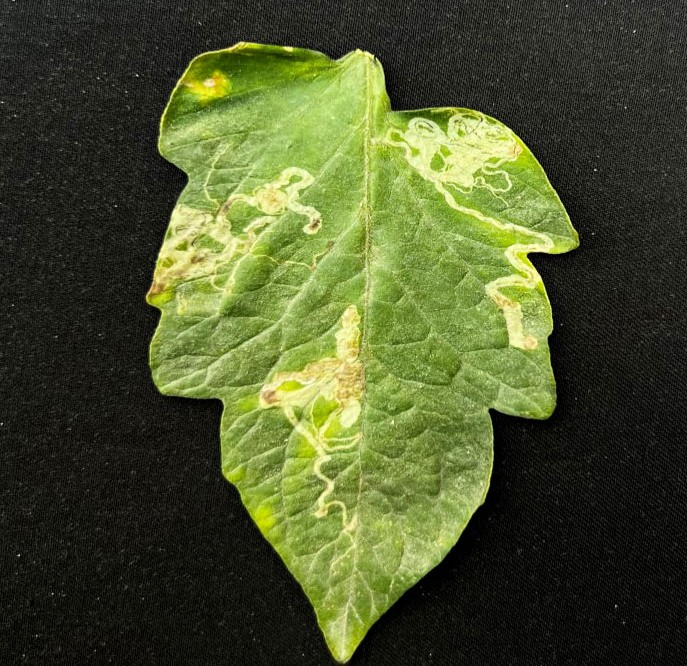
#> input picture tomato.jpg, 687 x 666 px, found by its file name
$ python 'final dip.py'
#> lines starting #> are read from the running program, lines starting #| are printed output that depends on the picture; after the words box and inside, x2 and y2 are one past the last pixel; in counts of white or black regions, pixels touching at a corner belong together
import numpy as np
import matplotlib.pyplot as plt
from PIL import Image
import scipy.ndimage as ndimage
import os

# ----------------------------
# 1. Load Image
# ----------------------------
image_path = r"C:\Users\Thiru LM\Downloads\STUDIES\IMAGE PROCESSING\apple\tomato.jpg"

if not os.path.exists(image_path):
    print("Error: The file path provided does not exist. Please check the path.")
else:
    # Load original color image (RGB)
    img_color = Image.open(image_path).convert("RGB")
#> img_color is the input picture: PIL image 687x666 RGB; mean R, G, B 74.5, 83.2, 44.7
    img_color_np = np.array(img_color)

    # Load grayscale version for Otsu calculation
    img_gray = Image.open(image_path).convert("L")
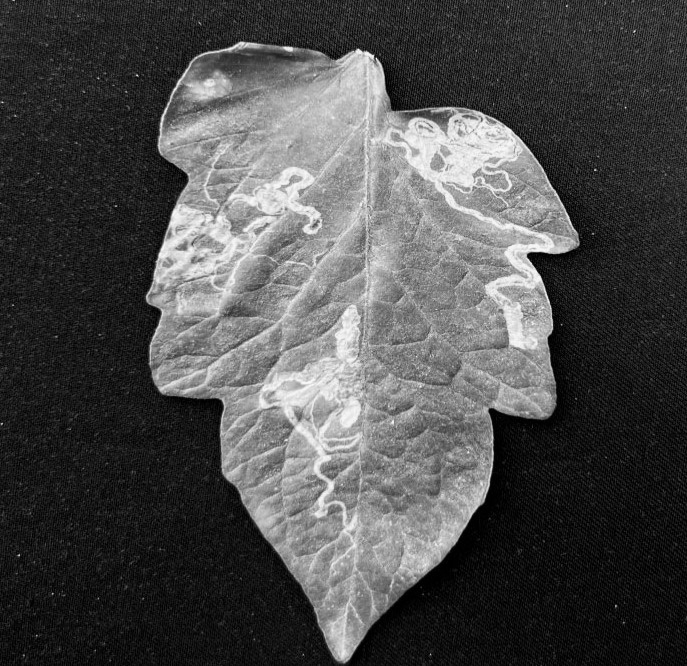
#> img_gray: PIL image 687x666 L; min 0, max 249, mean 76.2
    img_gray_np = np.array(img_gray)

    # ----------------------------
    # 2. Otsu Thresholding (Manual)
    # ----------------------------
    hist, bins = np.histogram(img_gray_np.flatten(), 256, [0, 256])
#> hist = 256 values, max 7532 at index 20, min 0 at index 250, mean 1787.3; bins = 257 values from 0 to 256
    total_pixels = img_gray_np.size
    sum_total = np.dot(np.arange(256), hist)
#> sum_total = 34879506

    sum_bg, weight_bg, max_variance, threshold = 0, 0, 0, 0

    for i in range(256):
        weight_bg += hist[i]
        if weight_bg == 0: continue
        weight_fg = total_pixels - weight_bg
        if weight_fg == 0: break

        sum_bg += i * hist[i]
        mean_bg = sum_bg / weight_bg
        mean_fg = (sum_total - sum_bg) / weight_fg

        variance = weight_bg * weight_fg * (mean_bg - mean_fg) ** 2
        if variance > max_variance:
            max_variance = variance
            threshold = i
#> this loop made 250 passes
#> (weight_bg, weight_fg, sum_bg, mean_bg, mean_fg, max_variance) on passes 1 to 8: (4680, 452862, 0, 0, 77.02, 1.26e+13), (9648, 447894, 4968, 0.515, 77.86, 2.59e+13), (13232, 444310, 12136, 0.917, 78.48, 3.54e+13), (16961, 440581, 23323, 1.38, 79.11, 4.52e+13), (21036, 436506, 39623, 1.88, 79.82, 5.58e+13), (25325, 432217, 61068, 2.41, 80.56, 6.68e+13), (29702, 427840, 87330, 2.94, 81.32, 7.81e+13), (34608, 422934, 121672, 3.52, 82.18, 9.06e+13)
#> after the loop, max_variance = 8.75e+14; sum_bg = 34877265; threshold = 94; weight_bg = 457542

    # ----------------------------
    # 3. Mask Refinement (Fixing Color and Background)
    # ----------------------------
    # Use an offset to include dark green veins
    adjusted_threshold = max(0, threshold - 35)
#> adjusted_threshold = 59

    # Create mask (Leaf is > threshold)
    mask = img_gray_np > adjusted_threshold
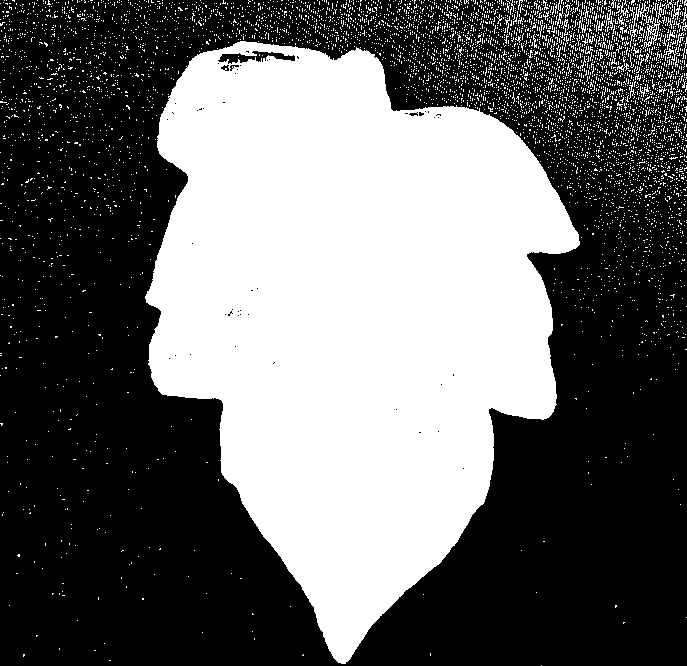
#> mask: shape (666, 687) bool; 40.5% white; 5532 white regions (5496 under 20 px), largest, box (x1, y1, x2, y2) and area: (145, 41, 580, 664) 171834, (629, 1, 654, 47) 210, (643, 2, 662, 49) 195

    # Morphological cleaning: Remove background noise and fill holes in leaf
    mask = ndimage.binary_opening(mask, structure=np.ones((5,5)))
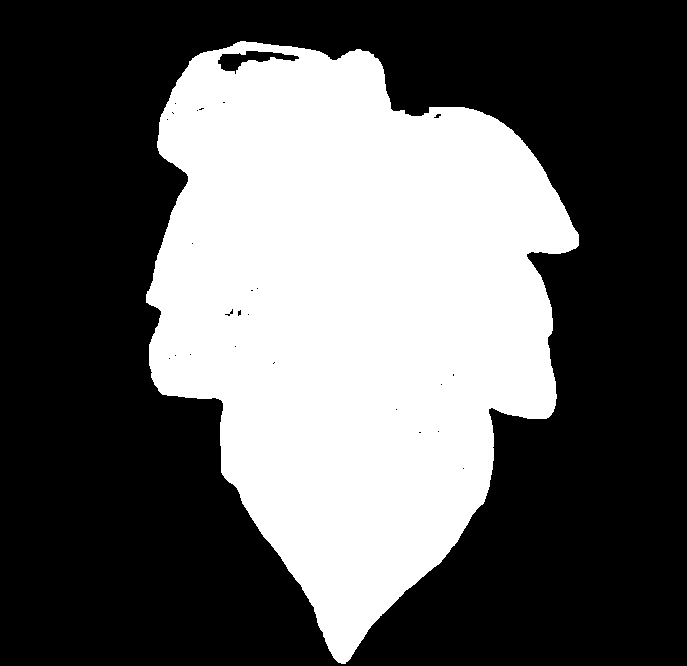
#> mask: shape (666, 687) bool; 37.5% white; 1 white region, box (x1, y1, x2, y2) and area: (146, 41, 579, 664) 171430
    mask = ndimage.binary_fill_holes(mask)
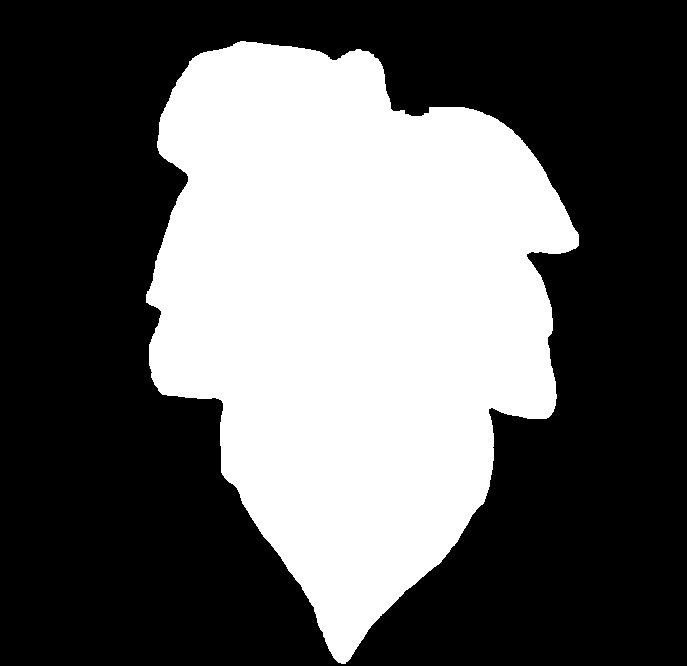
#> mask: shape (666, 687) bool; 37.6% white; 1 white region, box (x1, y1, x2, y2) and area: (146, 41, 579, 664) 172249

    # Convert to 0-255 binary image
    binary_mask_img = (mask.astype(np.uint8)) * 255

    # ----------------------------
    # 4. Apply Mask to Color Image
    # ----------------------------
    mask_3d = np.repeat(mask[:, :, np.newaxis], 3, axis=2)

    # Isolated Leaf (Color)
    leaf_color = np.where(mask_3d, img_color_np, 0)
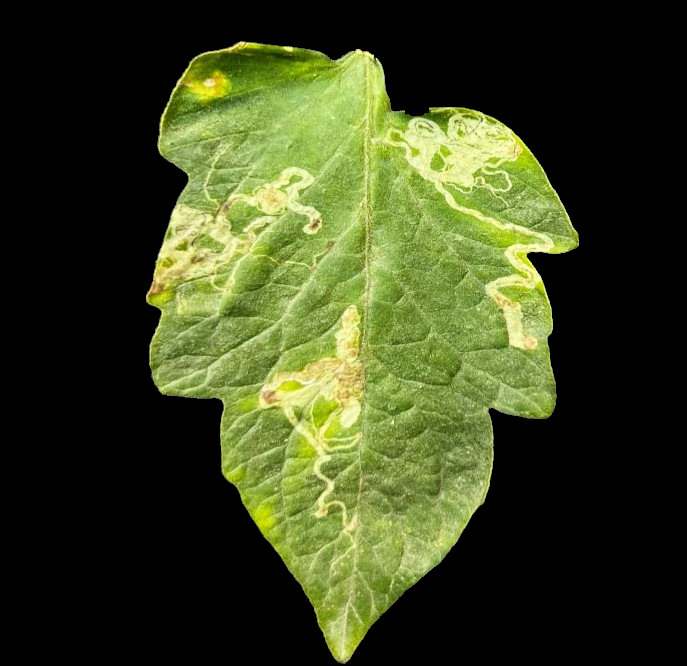
#> leaf_color: shape (666, 687, 3); mean of channels 0, 1, 2 58, 66.3, 30.8; drawn as R, G, B

    # Background Only (Color)
    background_color = np.where(~mask_3d, img_color_np, 0)
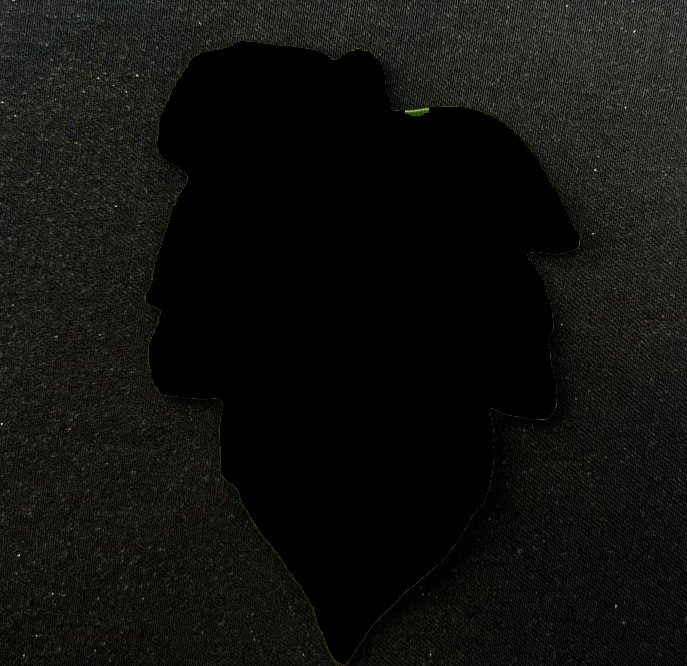
#> background_color: shape (666, 687, 3); mean of channels 0, 1, 2 16.5, 16.9, 13.9; drawn as R, G, B

    # ----------------------------
    # 5. Display Results (4 Pictures)
    # ----------------------------
    plt.figure(figsize=(15, 10))

    # Plot 1: Original
    plt.subplot(2, 2, 1)
    plt.title("1. Original Color Image")
    plt.imshow(img_color_np)
    plt.axis("off")

    # Plot 2: Binary Mask
    plt.subplot(2, 2, 2)
    plt.title("2. Binary Mask (Leaf=White)")
    plt.imshow(binary_mask_img, cmap="gray")
    plt.axis("off")

    # Plot 3: Object Only
    plt.subplot(2, 2, 3)
    plt.title("3. Object Only (Color Leaf)")
    plt.imshow(leaf_color)
    plt.axis("off")

    # Plot 4: Background Only
    plt.subplot(2, 2, 4)
    plt.title("4. Background Only (Color)")
    plt.imshow(background_color)
    plt.axis("off")

    plt.tight_layout()
    plt.show()

    print(f"Otsu Threshold: {threshold}, Adjusted: {adjusted_threshold}")
#| Otsu Threshold: 94, Adjusted: 59

$ run again, with ash gourd .jpg copied over tomato.jpg
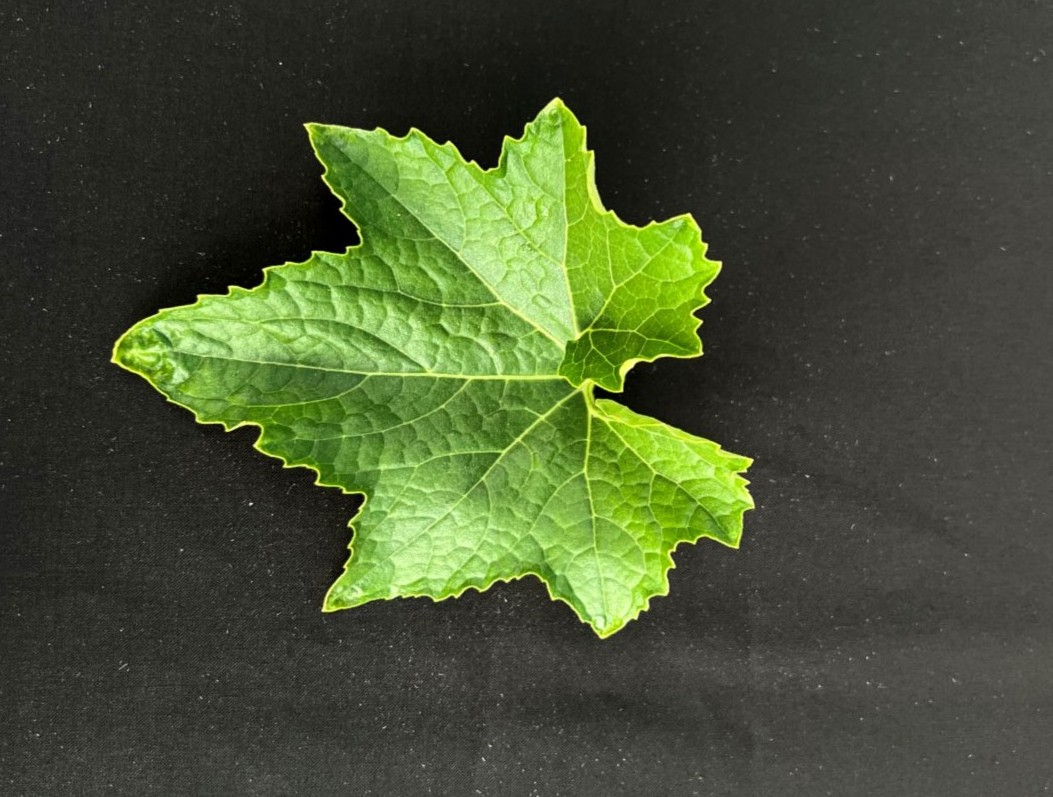
#> input picture ash gourd .jpg, 1053 x 797 px, found by its file name
#> img_color is the input picture: PIL image 1053x797 RGB; mean R, G, B 70.6, 81.8, 51.4
#> hist = 256 values, max 13855 at index 38, min 0 at index 248, mean 3278.3; bins = 257 values from 0 to 256
#> sum_total = 62959515
#> the loop `for i in range(256):` made 248 passes
#> (weight_bg, weight_fg, sum_bg, mean_bg, mean_fg, max_variance) on passes 1 to 8: (460, 838781, 0, 0, 75.06, 2.17e+12), (1189, 838052, 729, 0.613, 75.13, 5.53e+12), (1623, 837618, 1597, 0.984, 75.16, 7.48e+12), (2024, 837217, 2800, 1.38, 75.2, 9.23e+12), (2492, 836749, 4672, 1.87, 75.24, 1.12e+13), (3068, 836173, 7552, 2.46, 75.29, 1.36e+13), (3742, 835499, 11596, 3.1, 75.34, 1.63e+13), (4433, 834808, 16433, 3.71, 75.4, 1.9e+13)
#> `mask = img_gray_np > adjusted_threshold`:
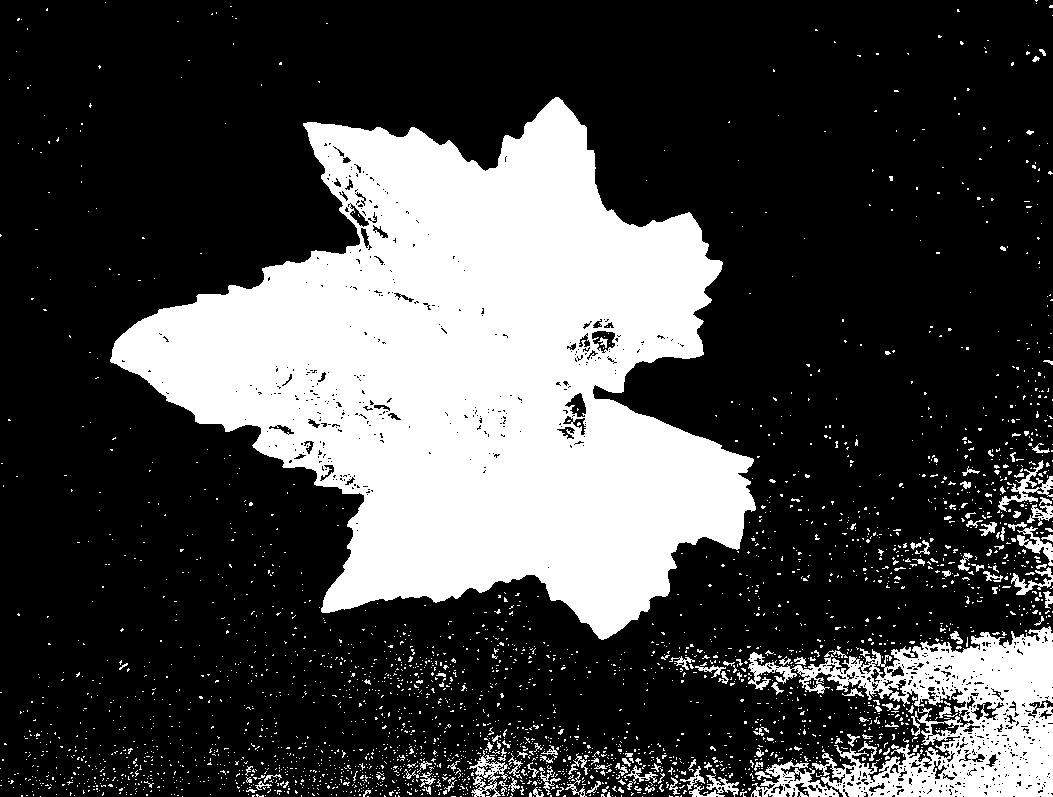
#> mask: shape (797, 1053) bool; 27.5% white; 2839 white regions (2700 under 20 px), largest, box (x1, y1, x2, y2) and area: (110, 97, 756, 640) 187372, (748, 626, 1053, 797) 25052, (998, 460, 1053, 512) 703
#> binary_mask_img: shape (797, 1053); 24.6% white; 68 white regions, largest, box (x1, y1, x2, y2) and area: (111, 98, 755, 639) 188995, (899, 636, 1053, 797) 13712, (874, 773, 899, 795) 312
#> `background_color = np.where(~mask_3d, img_color_np, 0)`:
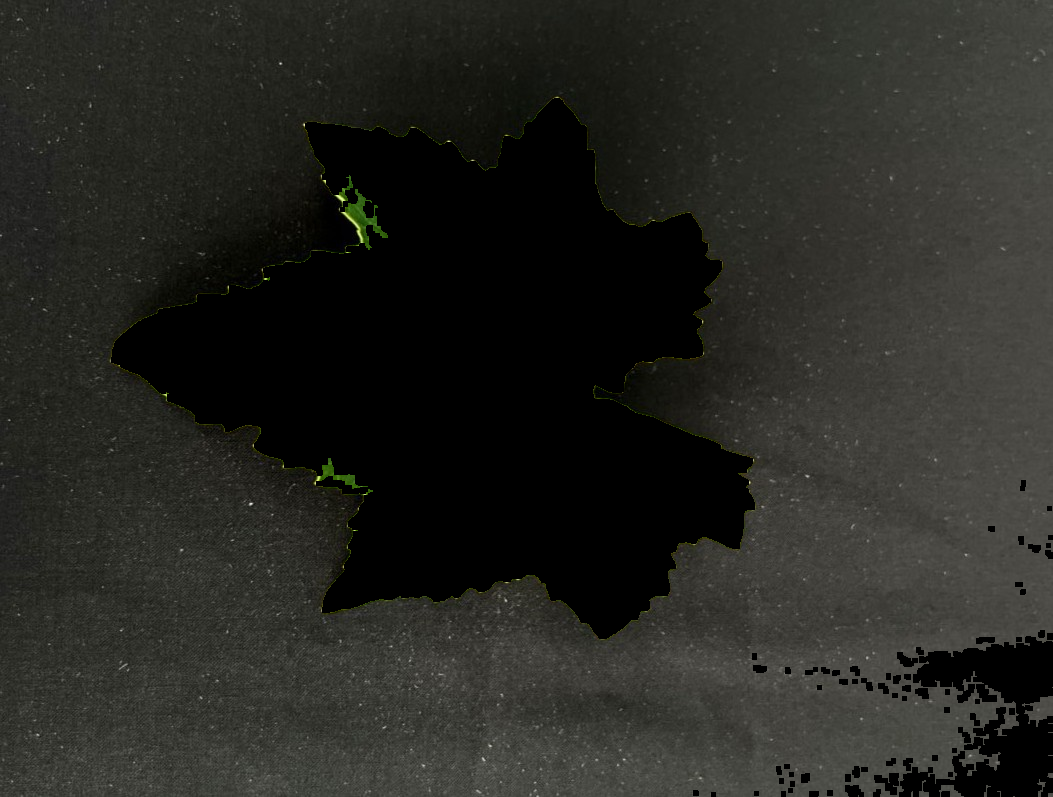
#> background_color: shape (797, 1053, 3); mean of channels 0, 1, 2 38.5, 38.9, 34.3; drawn as R, G, B
#| Otsu Threshold: 111, Adjusted: 76
